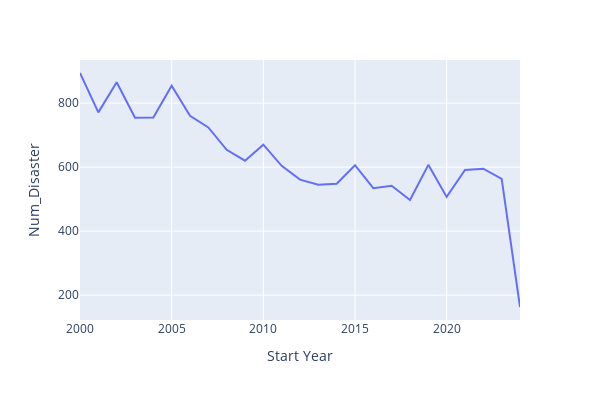

The code cell stored with this chart in its notebook:
### Code cell
# Generate line plot using plotly and newly created dataframe
lineplot = px.line(disaster_year, x = "Start Year", y = "Num_Disaster", width = 600, height = 400)
lineplot.show()

### Figure 1 — Plotly figure (JSON) as saved in the notebook; plotly's stock layout.template omitted (floating-point values rounded to 4 significant figures)
{"data": [{"hovertemplate": "Start Year=%{x}<br>Num_Disaster=%{y}<extra></extra>", "legendgroup": "", "line": {"color": "#636efa", "dash": "solid"}, "marker": {"symbol": "circle"}, "mode": "lines", "name": "", "orientation": "v", "showlegend": false, "type": "scatter", "x": [2024, 2023, 2022, 2021, 2020, 2019, 2018, 2017, 2016, 2015, 2014, 2013, 2012, 2011, 2010, 2009, 2008, 2007, 2006, 2005, 2004, 2003, 2002, 2001, 2000], "xaxis": "x", "y": [163, 563, 595, 591, 507, 607, 497, 542, 534, 606, 548, 545, 561, 604, 670, 620, 654, 724, 760, 854, 755, 754, 865, 771, 894], "yaxis": "y"}], "layout": {"height": 400, "legend": {"tracegroupgap": 0}, "margin": {"t": 60}, "width": 600, "xaxis": {"anchor": "y", "domain": [0, 1], "title": {"text": "Start Year"}}, "yaxis": {"anchor": "x", "domain": [0, 1], "title": {"text": "Num_Disaster"}}}}
